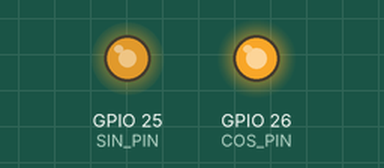
A sketch run on a simulated ESP32. Shown: output pins drawn as LEDs (lit = HIGH). What the sketch prints to the serial monitor is not drawn.

Above: at 0.05 s.
At 0.15 s:
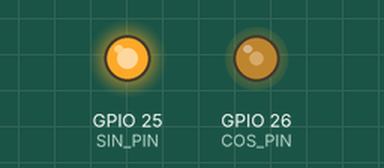
At 0.25 s:
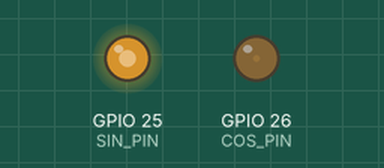
At 0.5 s:
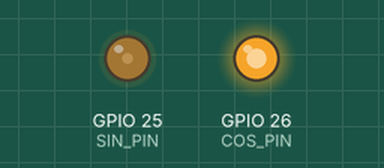
Timing chart, 0 to 3.0 s (numbered marks = the images above):
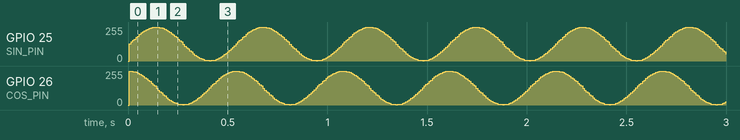

The sketch:

oscilloscope.ino
```cpp
#include <Arduino.h>

class CordicCore {
private:
    const uint8_t CORDIC_PI_OVER_2 = 64;
    const uint8_t CORDIC_PI = 128;
    const uint8_t THREE_PI_OVER_2 = 192;
    const int8_t X_INIT = 77;

    int8_t x, y, z;
    int8_t angle_accum;
    uint8_t iter;
    uint8_t Q_reg;
    bool busy;

    const uint8_t atan_table[8] = {32, 19, 10, 5, 3, 1, 1, 0};

public:
    void reset() {
        busy = false;
        x = y = z = 0;
        iter = 0;
        Q_reg = 0;
        angle_accum = 0;
    }

    void compute(uint8_t angle) {
        if (busy) return;

        uint8_t theta_prime;
        if (angle < CORDIC_PI_OVER_2) {
            Q_reg = 0;
            theta_prime = angle;
        } else if (angle < CORDIC_PI) {
            Q_reg = 1;
            theta_prime = angle - CORDIC_PI_OVER_2;
        } else if (angle < THREE_PI_OVER_2) {
            Q_reg = 2;
            theta_prime = angle - CORDIC_PI;
        } else {
            Q_reg = 3;
            theta_prime = angle - THREE_PI_OVER_2;
        }

        busy = true;
        iter = 0;
        x = X_INIT;
        y = 0;
        z = theta_prime;
        angle_accum = 0;
    }

    void update() {
        if (!busy) return;

        if (iter < 8) {
            uint8_t atan_val = atan_table[iter];

            if (z >= 0) {
                int8_t x_new = x - (y >> iter);
                int8_t y_new = y + (x >> iter);
                x = x_new;
                y = y_new;
                z -= atan_val;
            } else {
                int8_t x_new = x + (y >> iter);
                int8_t y_new = y - (x >> iter);
                x = x_new;
                y = y_new;
                z += atan_val;
            }

            angle_accum += (z >= 0) ? atan_val : -atan_val;
            iter++;
        }

        if (iter == 8) {
            busy = false;
        }
    }

    int8_t getSin() {
        switch (Q_reg) {
            case 0: return y;
            case 1: return x;
            case 2: return -y;
            case 3: return -x;
            default: return 0;
        }
    }

    int8_t getCos() {
        switch (Q_reg) {
            case 0: return x;
            case 1: return -y;
            case 2: return -x;
            case 3: return y;
            default: return 0;
        }
    }

    bool isBusy() const { return busy; }
};
CordicCore cordic;

// ESP32 DAC Pins (Arduino framework uses GPIO numbers)
#define SIN_PIN 25  // DAC1 (GPIO25)
#define COS_PIN 26  // DAC2 (GPIO26)

void setup() {
    Serial.begin(115200);

    // No need for explicit DAC enable in Arduino framework
    cordic.reset();
}

void loop() {
    static uint8_t angle = 0;

    if (!cordic.isBusy()) {
        cordic.compute(angle);
        angle += 4;  // Adjust this value to change frequency
    }

    cordic.update();

    if (!cordic.isBusy()) {
        // Convert 8-bit signed (-128 to 127) to 8-bit unsigned (0-255)
        uint8_t sin_value = cordic.getSin() + 128;
        uint8_t cos_value = cordic.getCos() + 128;

        // Write directly to DAC pins using Arduino's dacWrite
        dacWrite(SIN_PIN, sin_value);
        dacWrite(COS_PIN, cos_value);

        // Optional: print values to serial for debugging
        Serial.printf("Angle: %3u, Sin: %4d, Cos: %4d\n", angle, cordic.getSin(), cordic.getCos());
    }

    // Adjust delay to control frequency
    delayMicroseconds(1000);  // Fine-tune this for desired frequency
}
```
